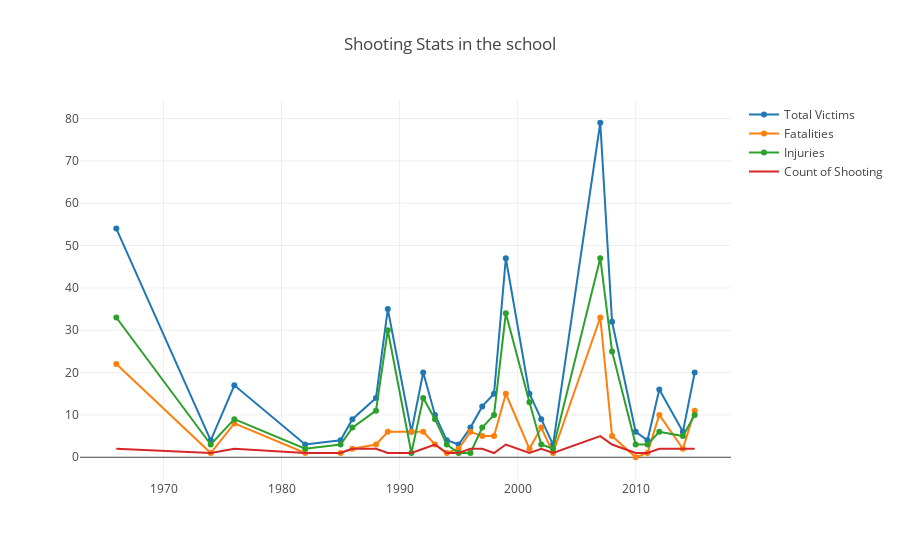

Notebook code cell kept with this figure:
### Code cell
data=[trace1,trace2,trace3,trace4]
py.iplot(dict(data=data,layout=layout))

### Figure 1 — Plotly figure (JSON) as saved in the notebook; plotly's stock layout.template omitted (floating-point values rounded to 4 significant figures)
{"data": [{"mode": "lines+markers", "name": "Total Victims", "type": "scatter", "uid": "32f1c6b5-b66c-4fcf-83ef-f37b6d4d026c", "x": [2015, 2014, 2012, 2011, 2010, 2008, 2007, 2003, 2002, 2001, 1999, 1998, 1997, 1996, 1995, 1994, 1993, 1992, 1991, 1989, 1988, 1986, 1985, 1982, 1976, 1974, 1966], "y": [20, 6, 16, 4, 6, 32, 79, 3, 9, 15, 47, 15, 12, 7, 3, 4, 10, 20, 6, 35, 14, 9, 4, 3, 17, 4, 54]}, {"mode": "lines+markers", "name": "Fatalities", "type": "scatter", "uid": "1cdffbcf-1db1-42e1-8b18-ce502475fab6", "x": [2015, 2014, 2012, 2011, 2010, 2008, 2007, 2003, 2002, 2001, 1999, 1998, 1997, 1996, 1995, 1994, 1993, 1992, 1991, 1989, 1988, 1986, 1985, 1982, 1976, 1974, 1966], "y": [11, 2, 10, 1, 0, 5, 33, 1, 7, 2, 15, 5, 5, 6, 2, 1, 3, 6, 6, 6, 3, 2, 1, 1, 8, 1, 22]}, {"mode": "lines+markers", "name": "Injuries", "type": "scatter", "uid": "23a5b029-2dd7-402d-8399-23da5e9b1258", "x": [2015, 2014, 2012, 2011, 2010, 2008, 2007, 2003, 2002, 2001, 1999, 1998, 1997, 1996, 1995, 1994, 1993, 1992, 1991, 1989, 1988, 1986, 1985, 1982, 1976, 1974, 1966], "y": [10, 5, 6, 3, 3, 25, 47, 2, 3, 13, 34, 10, 7, 1, 1, 3, 9, 14, 1, 30, 11, 7, 3, 2, 9, 3, 33]}, {"mode": "lines", "name": "Count of Shooting", "type": "scatter", "uid": "8311016d-adfd-498f-97a8-e76fc2b8ddc8", "x": [2015, 2014, 2012, 2011, 2010, 2008, 2007, 2003, 2002, 2001, 1999, 1998, 1997, 1996, 1995, 1994, 1993, 1992, 1991, 1989, 1988, 1986, 1985, 1982, 1976, 1974, 1966], "y": [2, 2, 2, 1, 1, 3, 5, 1, 2, 1, 3, 1, 2, 2, 1, 1, 3, 2, 1, 1, 2, 2, 1, 1, 2, 1, 2]}], "layout": {"title": {"text": "Shooting Stats in the school"}}}
